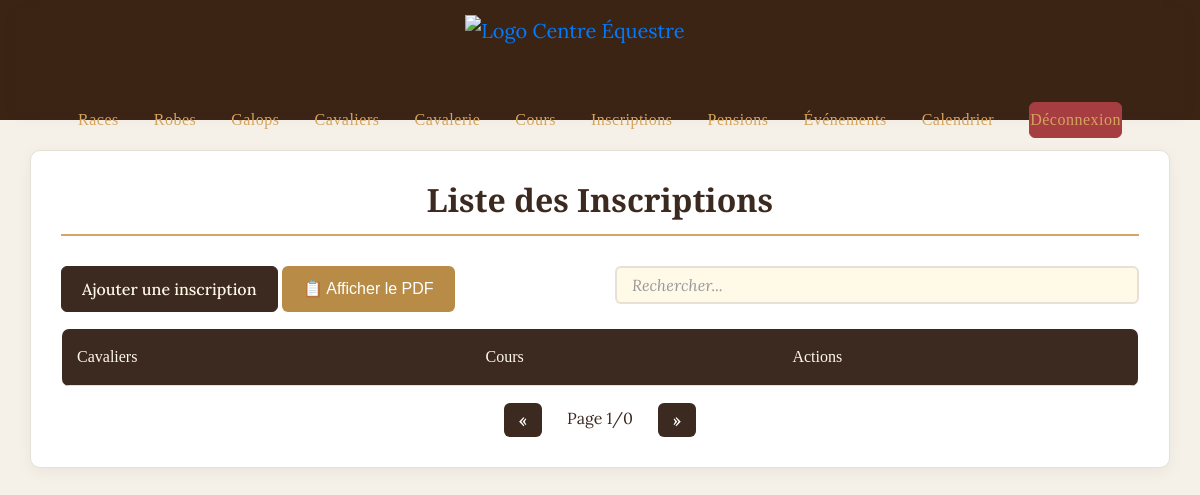
The page /vue/vue.inscrit.php on the database as committed earlier.
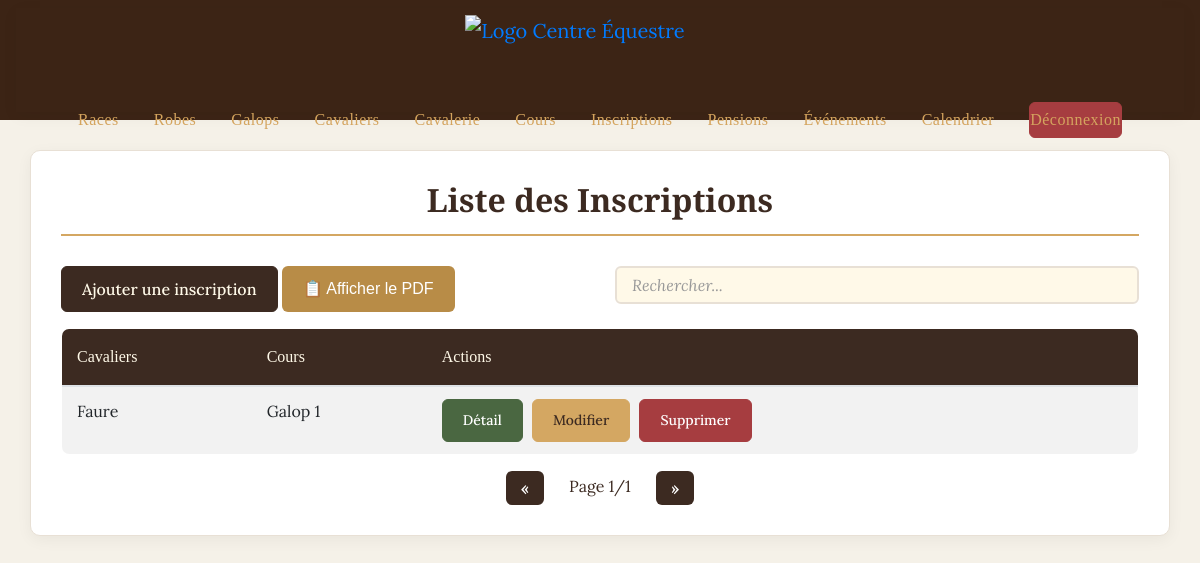
The same page on the database as committed later.
### tables this page shows
CREATE TABLE `inscrit` (
  `refidcours` int(11) NOT NULL,
  `refidcava` int(11) NOT NULL,
  `supprime` tinyint(1) DEFAULT 0
);

CREATE TABLE `cavaliers` (
  `idcava` int(11) NOT NULL,
  `nomcava` varchar(50) NOT NULL,
  `prenomcava` varchar(50) NOT NULL,
  `datenacava` varchar(50) NOT NULL,
  `numlic` varchar(50) NOT NULL,
  `nomresp` varchar(50) NOT NULL,
  `prenomresp` varchar(50) NOT NULL,
  `rueresp` varchar(50) NOT NULL,
  `vilresp` varchar(50) NOT NULL,
  `cpresp` varchar(50) NOT NULL,
  `telresp` varchar(50) NOT NULL,
  `emailresp` varchar(50) NOT NULL,
  `password` varchar(50) NOT NULL,
  `assurance` varchar(50) NOT NULL,
  `idgalop` int(11) NOT NULL,
  `supprime` tinyint(1) DEFAULT 0
);

CREATE TABLE `cours` (
  `idcours` int(11) NOT NULL,
  `libcours` varchar(50) NOT NULL,
  `hdebut` time NOT NULL,
  `hfin` time NOT NULL,
  `jour` varchar(50) NOT NULL,
  `supprime` tinyint(1) DEFAULT 0
);

### class/class.inscrit.php (called while the page is built, shortened)
<?php
class Inscrit {
    public function InscritALL() {
        $con = connexionPDO();
        $sql = "SELECT *
                FROM inscrit";
        $executesql = $con->prepare($sql);
        $executesql->execute();
        $resultat = $executesql->fetchAll();
        return $resultat;
    }
    public function InscritCours($id) {
        $con = connexionPDO();
        $sql = "SELECT libcours
                FROM cours
                WHERE idcours = :idcours";
        $data = [':idcours' => $id];
        $executesql = $con->prepare($sql);
        $executesql->execute($data);
        $ligne = $executesql->fetch();
        return $ligne['libcours'];
    }
    public function InscritCava($id) {
        $con = connexionPDO();
        $sql = "SELECT nomcava
                FROM cavaliers
                WHERE idcava = :idcava";
        $data = [':idcava' => $id];
        $executesql = $con->prepare($sql);
        $executesql->execute($data);
        $ligne = $executesql->fetch();
        return $ligne['nomcava'];
    }
}
?>

### vue/vue.inscrit.php (the view, shortened to what this page needs)
<?php
include_once '../include/haut.inc.php';
include_once '../class/class.inscrit.php';
$inscrit = new Inscrit();
$listeInscrits = $inscrit->InscritALL();
?>
<!DOCTYPE html>
<html>
<head>
    <link rel="stylesheet" href="https://stackpath.bootstrapcdn.com/bootstrap/4.5.2/css/bootstrap.min.css">
    <link rel="stylesheet" href="../css/style_crud.css">
</head>
<body>
    <div class="container mt-4">
        <h2>Liste des Inscriptions</h2>
    <div class="row mb-3">
            <div class="col-md-6">
                <button type="button" class="btn btn-primary" data-toggle="modal" data-target="#ajoutModal">
                    Ajouter une inscription
                </button>
                <a href="../classpdf/classpdfinscrit.php" class="btn" style="background-color: #B88C47; color: white; text-decoration: none; border-radius: 6px; padding: 10px 20px; font-size: 16px; font-family: Arial, sans-serif;">
                    📋 Afficher le PDF
                </a>
            </div>
            <div class="col-md-6">
                <input type="text" id="searchInput" class="form-control" placeholder="Rechercher...">
            </div>
        </div>
        <table class="table table-striped" id="inscritTable">
            <thead>
                <tr>
                    <th>Cavaliers</th>
                    <th>Cours</th>
                    <th>Actions</th>
                </tr>
            </thead>
            <tbody>
                <?php foreach($listeInscrits as $i):
                if($i['supprime'] != '1'): ?>
                <tr>
                    <td><?php echo $inscrit->InscritCava($i['refidcava']); ?></td>
                    <td><?php echo $inscrit->InscritCours($i['refidcours']); ?></td>
                    <td>
                        <button class="btn btn-sm btn-info" data-toggle="modal" data-target="#detailModal<?php echo $i['refidcava'] . '_' . $i['refidcours']; ?>">
                            Détail
                        </button>
                        <button class="btn btn-sm btn-warning" data-toggle="modal" data-target="#modifModal<?php echo $i['refidcava'] . '_' . $i['refidcours']; ?>">
                            Modifier
                        </button>
                        <button class="btn btn-sm btn-danger" data-toggle="modal" data-target="#suppModal<?php echo $i['refidcava'] . '_' . $i['refidcours']; ?>">
                            Supprimer
                        </button>
                    </td>
                </tr>
                <?php endif; endforeach; ?>
            </tbody>
        </table>
    </div>
</body>
</html>

Rows that differ between the two databases and show on the page:
added inscrit: refidcava.nomcava "Faure", refidcours.libcours "Galop 1"
Other text that changed with them:
text written by a page script: "« Page 1/0 »" → "« Page 1/1 »"
